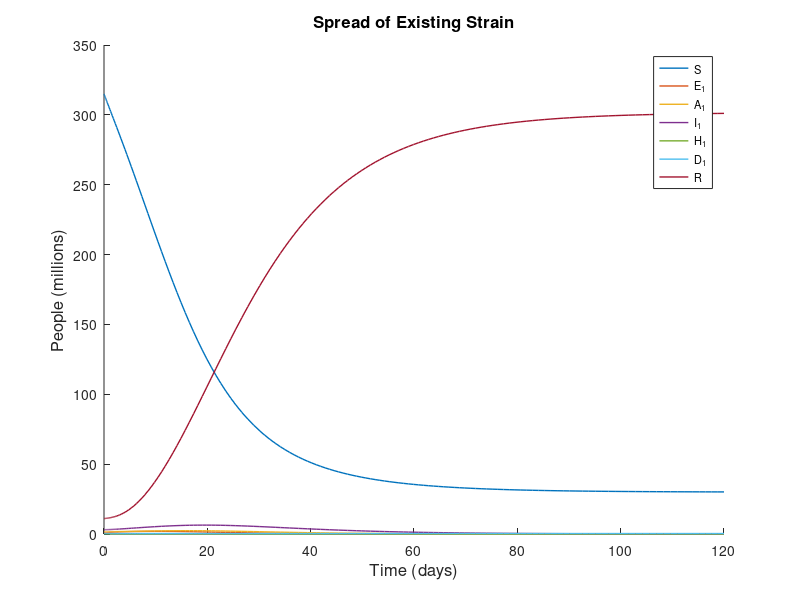
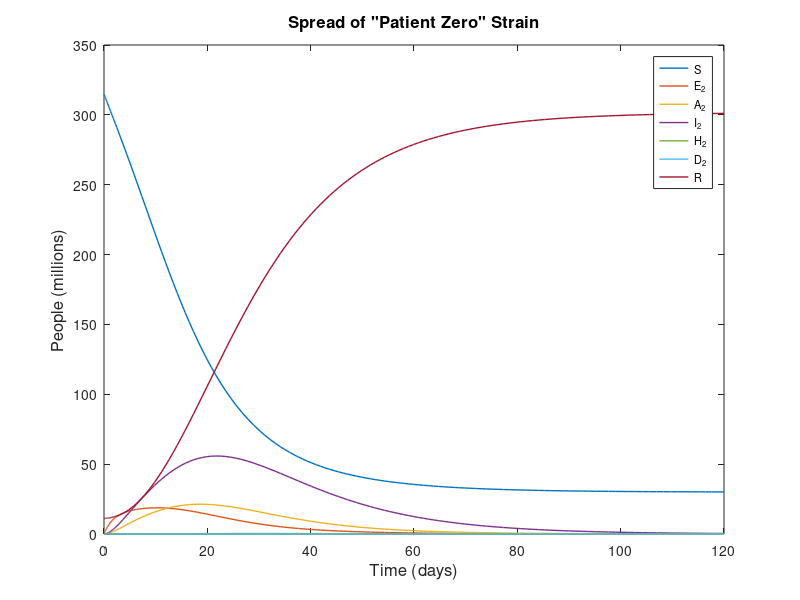
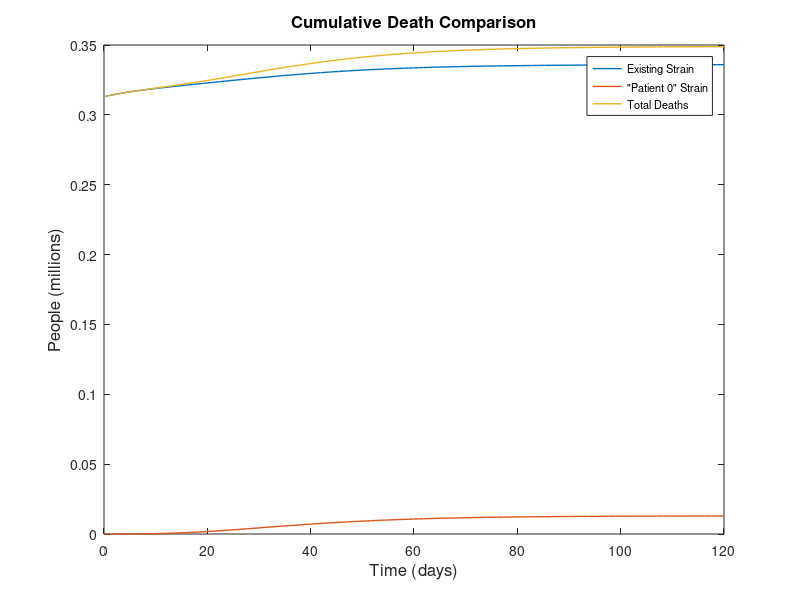
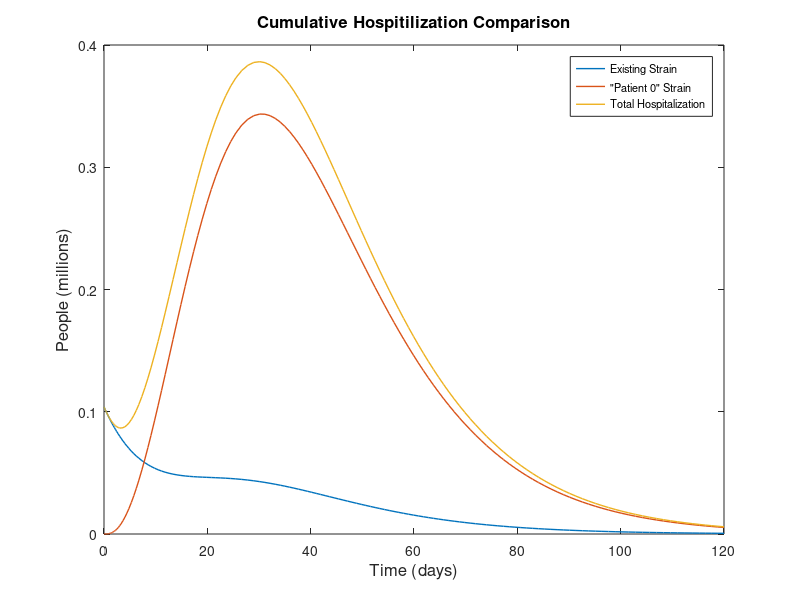

MATLAB code for these plots, in order:
function ProjectModel
clear
close all
clc

% Declare rates
M = 10;
beta1 = .005; %Rate of exposure
beta2 = beta1 * M;
alpha1 = .125; %Rate of recovery
alpha2 = .125;
eta1 = .5; %Rate of infection
eta2 = .5;
sigma1 = .0746; %Rate of recovery/hospitalization from I class
sigma2 = .0746;
gamma1 = .1163; % Rate of death
gamma2 = .1163;

% Declare proportions
p1 = .65;
p2 = .65;
m1 = .07;
m2 = m1 / M;
c1 = .011;
c2 = c1;

% Declare initial size of classes
S = 315;
E1 = .680;
E2 = 0;
I1 = 3.12;
I2 = 10000/1000000;
A1 = 1.79;
A2 = 0;
H1 = .104;
H2 = 0;
D1 = .313;
D2 = 0;
R = 11;

% Delare time
T = 120;

% Define the model
function dy = SEIAHDR(~, y, beta1, beta2, eta1, eta2, sigma1, sigma2, gamma1, gamma2, alpha1, alpha2, p1, p2, m1, m2, c1, c2)
    dy = zeros(12, 1); % Store the derivatives
    x1 = 0.1 * (0.4 * y(4) + 0.8 * y(6)) + 0.2 * ((0.6) *(0.6) * y(4) + (0.2) * y(6));
    x2 = x1;
    
    dy(1) = (-beta1 * y(1) * x1) + (-beta2 * y(1) * x2);
    dy(2)  = (beta1 * x1 * y(1)) - (eta1 * y(2)); % E1 term
    dy(3) = (beta2 * x2 * y(1)) - (eta2 * y(3)); % E2 term
    
    
    %dy(1) = (-beta1 * y(1) * y(6)) + (-beta2 * y(1) * y(7)); 
    %dy(2)  = (beta1 * y(6) * y(1)) - (eta1 * y(2)); % E1 term
    %dy(3) = (beta2 * y(7) * y(1)) - (eta2 * y(3)); % E2 term
    dy(4) = (eta1 * (1 - p1) * y(2)) - (alpha1 * y(4)); % A1 term
    dy(5) = (eta2 * (1 - p2) * y(3)) - (alpha2 * y(5)); % A2 term
    dy(6) = (p1 * eta1 * y(2)) - (sigma1 * y(6)); % I1 term
    dy(7) = (p2 * eta2 * y(3)) - (sigma2 * y(7)); % I2 term
    dy(8) = (c1 * sigma1 * y(6)) - (gamma1 * y(8)); % H1 term
    dy(9) = (c2 * sigma2 * y(7)) - (gamma2 * y(9)); % H2 term
    dy(10) = m1 * gamma1 * y(8); % D1 term
    dy(11) = m2 * gamma2 * y(9); % D2 term
    dy(12) = ((1 - m1) * gamma1 * y(8)) + ((1 - c1) * sigma1 * y(6)) + (alpha1 * y(4)) + ((1 - m2) * gamma2 * y(9)) + ((1 - c2) * sigma2 * y(7)) + (alpha2 * y(5)); % R term

end

% Use Matlab function to calculate the solutions
[sim_t, sim_y] = ode45(@(t,y)(SEIAHDR(t,y,beta1, beta2, eta1, eta2, sigma1, sigma2, gamma1, gamma2, alpha1, alpha2, p1, p2, m1, m2, c1, c2)), + ...
    [0 T],[S;E1;E2;A1;A2;I1;I2;H1;H2;D1;D2;R]);
sim_S = sim_y(:,1);
sim_E1 = sim_y(:,2);
sim_E2 = sim_y(:,3);
sim_A1 = sim_y(:,4);
sim_A2 = sim_y(:,5);
sim_I1 = sim_y(:,6);
sim_I2 = sim_y(:,7);
sim_H1 = sim_y(:,8);
sim_H2 = sim_y(:,9);
sim_D1 = sim_y(:,10);
sim_D2 = sim_y(:,11);
sim_R = sim_y(:,12);

% Plot and label
figure; hold on;

figure(1)
plot(sim_t, sim_S, 'linewidth',1);
plot(sim_t, sim_E1, 'linewidth',1);
plot(sim_t, sim_A1, 'linewidth',1);
plot(sim_t, sim_I1, 'linewidth',1);
plot(sim_t, sim_H1, 'linewidth',1);
plot(sim_t, sim_D1, 'linewidth',1);
plot(sim_t, sim_R, 'linewidth', 1);
legend({'S','E_1','A_1','I_1','H_1','D_1','R'},'FontSize',8)
title('Spread of Existing Strain','FontSize', 12)
xlabel('Time (days)','FontSize',12);
ylabel('People (millions)','FontSize',12);

figure(2)
plot(sim_t, sim_S, 'linewidth',1);
hold on
plot(sim_t, sim_E2, 'linewidth',1);
plot(sim_t, sim_A2, 'linewidth',1);
plot(sim_t, sim_I2, 'linewidth',1);
plot(sim_t, sim_H2, 'linewidth',1);
plot(sim_t, sim_D2, 'linewidth',1);
plot(sim_t, sim_R, 'linewidth',1);
legend({'S','E_2','A_2','I_2','H_2','D_2','R'},'FontSize',8)
title('Spread of "Patient Zero" Strain','FontSize', 12)
xlabel('Time (days)','FontSize',12);
ylabel('People (millions)','FontSize',12);

figure(3)
plot(sim_t, sim_D1,'linewidth', 1);
hold on
plot(sim_t, sim_D2,'linewidth', 1);
plot(sim_t, sim_D1 + sim_D2, 'linewidth', 1);
legend({'Existing Strain','"Patient 0" Strain','Total Deaths'},'FontSize',8)
title('Cumulative Death Comparison','FontSize', 12)
xlabel('Time (days)','FontSize',12);
ylabel('People (millions)','FontSize',12);

figure(4)
plot(sim_t, sim_H1, 'linewidth', 1);
hold on
plot(sim_t, sim_H2, 'linewidth', 1);
plot(sim_t, sim_H1 + sim_H2, 'linewidth', 1);
legend({'Existing Strain','"Patient 0" Strain','Total Hospitalization'},'FontSize',8)
title('Cumulative Hospitilization Comparison','FontSize', 12)
xlabel('Time (days)','FontSize',12);
ylabel('People (millions)','FontSize',12);

end
